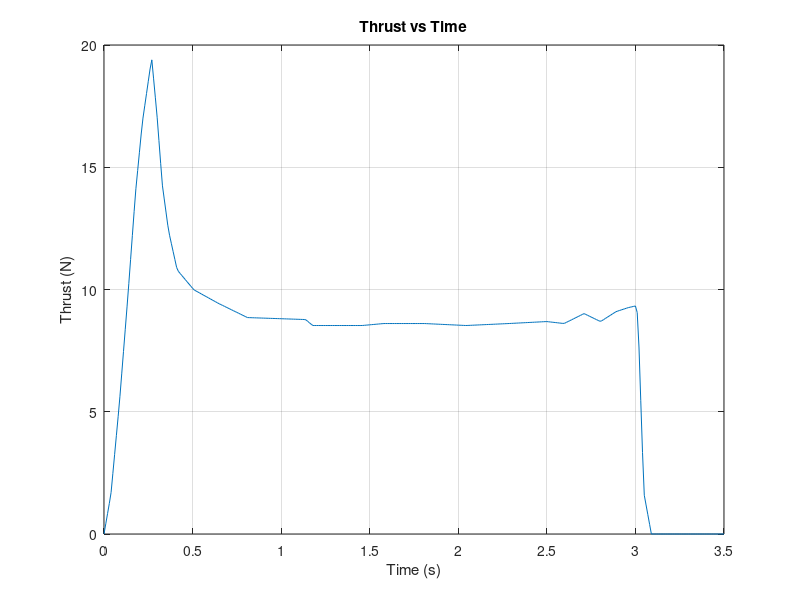
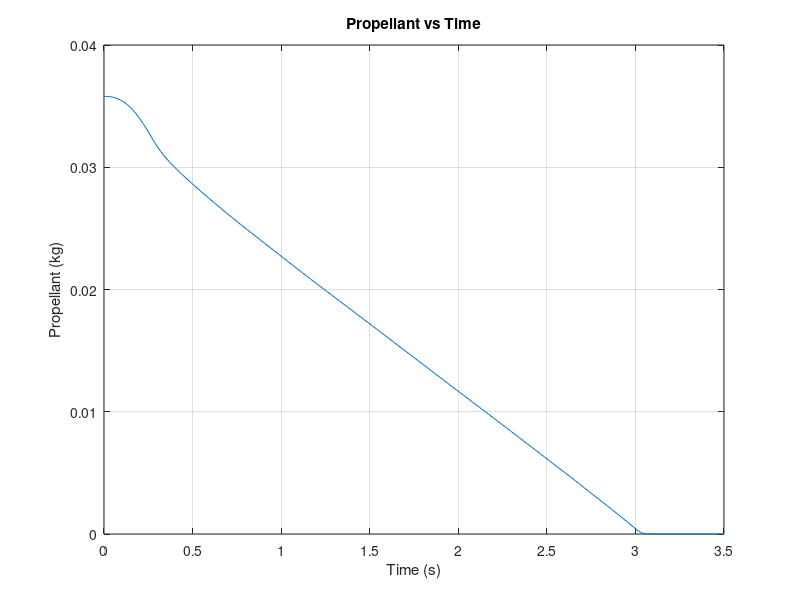
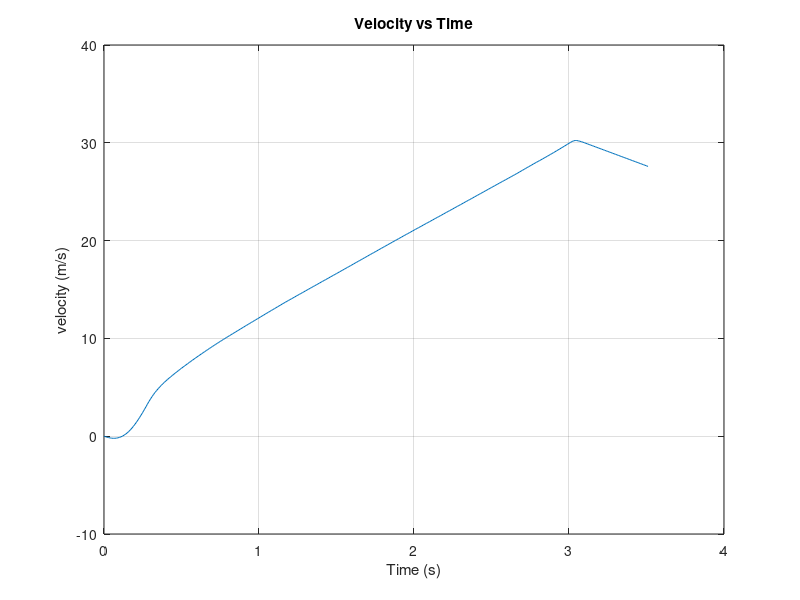
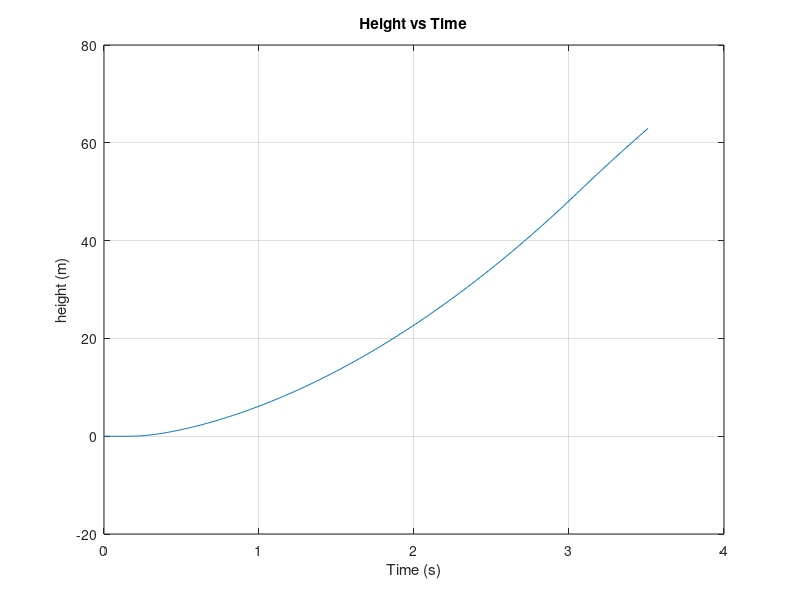

Here is the MATLAB script that generated these plots, in order: (Note: this script raises an error after producing the figures.)
function [ ] = allDataImage()

load ('forGraph')

figure('Name', 'Thrust')
plot(t, thrust)
title("Thrust vs Time")
xlabel("Time (s)"), ylabel("Thrust (N)")
grid on;

figure('Name',  'Propellant Mass Data')
plot(t, mProp);
title("Propellant vs Time")
xlabel("Time (s)"), ylabel("Propellant (kg)")
grid on;

figure('Name',  'velocity')
plot(tNew, v);
title("Velocity vs Time")
xlabel("Time (s)"), ylabel("velocity (m/s)")
grid on;

figure('Name',  'height')
plot(tNew, y);
title("Height vs Time")
xlabel("Time (s)"), ylabel("height (m)")
grid on;

figure('Name', 'drag force')
plot(tNew, Drag_Force(Cd, S, v, y))
title("Drag Force vs Time")
xlabel("Time (s)"), ylabel("Force (N)")
grid on;

